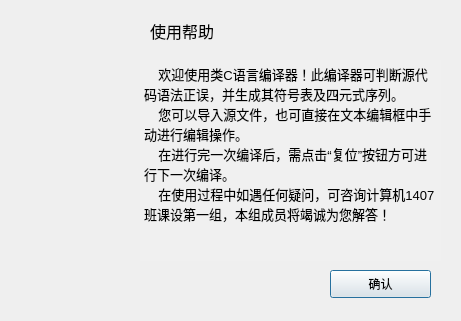
<?xml version="1.0" encoding="UTF-8"?>
<ui version="4.0">
 <class>HelpDialog</class>
 <widget class="QDialog" name="HelpDialog">
  <property name="geometry">
   <rect>
    <x>0</x>
    <y>0</y>
    <width>461</width>
    <height>321</height>
   </rect>
  </property>
  <property name="windowTitle">
   <string>Help</string>
  </property>
  <widget class="QStackedWidget" name="page">
   <property name="geometry">
    <rect>
     <x>0</x>
     <y>0</y>
     <width>461</width>
     <height>271</height>
    </rect>
   </property>
   <property name="currentIndex">
    <number>0</number>
   </property>
   <widget class="QWidget" name="help">
    <widget class="QLabel" name="label">
     <property name="geometry">
      <rect>
       <x>150</x>
       <y>10</y>
       <width>91</width>
       <height>41</height>
      </rect>
     </property>
     <property name="font">
      <font>
       <family>微软雅黑</family>
       <pointsize>12</pointsize>
       <weight>50</weight>
       <bold>false</bold>
      </font>
     </property>
     <property name="text">
      <string>使用帮助</string>
     </property>
    </widget>
    <widget class="QWidget" name="widget_2" native="true">
     <property name="geometry">
      <rect>
       <x>20</x>
       <y>20</y>
       <width>101</width>
       <height>101</height>
      </rect>
     </property>
     <property name="styleSheet">
      <string notr="true">border-image: url(:/image/Images/help.png);</string>
     </property>
    </widget>
    <widget class="QTextBrowser" name="textBrowser">
     <property name="geometry">
      <rect>
       <x>140</x>
       <y>60</y>
       <width>301</width>
       <height>201</height>
      </rect>
     </property>
     <property name="styleSheet">
      <string notr="true">background-color: rgb(240, 240, 240);</string>
     </property>
     <property name="frameShape">
      <enum>QFrame::NoFrame</enum>
     </property>
     <property name="frameShadow">
      <enum>QFrame::Sunken</enum>
     </property>
     <property name="html">
      <string>&lt;!DOCTYPE HTML PUBLIC &quot;-//W3C//DTD HTML 4.0//EN&quot; &quot;http://www.w3.org/TR/REC-html40/strict.dtd&quot;&gt;
&lt;html&gt;&lt;head&gt;&lt;meta name=&quot;qrichtext&quot; content=&quot;1&quot; /&gt;&lt;style type=&quot;text/css&quot;&gt;
p, li { white-space: pre-wrap; }
&lt;/style&gt;&lt;/head&gt;&lt;body style=&quot; font-family:'SimSun'; font-size:9pt; font-weight:400; font-style:normal;&quot;&gt;
&lt;p style=&quot; margin-top:0px; margin-bottom:0px; margin-left:0px; margin-right:0px; -qt-block-indent:0; text-indent:0px;&quot;&gt;&lt;span style=&quot; font-size:10pt;&quot;&gt;    欢迎使用类C语言编译器！此编译器可判断源代码语法正误，并生成其符号表及四元式序列。&lt;/span&gt;&lt;/p&gt;
&lt;p style=&quot; margin-top:0px; margin-bottom:0px; margin-left:0px; margin-right:0px; -qt-block-indent:0; text-indent:0px;&quot;&gt;&lt;span style=&quot; font-size:10pt;&quot;&gt;    您可以导入源文件，也可直接在文本编辑框中手动进行编辑操作。&lt;/span&gt;&lt;/p&gt;
&lt;p style=&quot; margin-top:0px; margin-bottom:0px; margin-left:0px; margin-right:0px; -qt-block-indent:0; text-indent:0px;&quot;&gt;&lt;span style=&quot; font-size:10pt;&quot;&gt;    在进行完一次编译后，需点击“复位”按钮方可进行下一次编译。&lt;/span&gt;&lt;/p&gt;
&lt;p style=&quot; margin-top:0px; margin-bottom:0px; margin-left:0px; margin-right:0px; -qt-block-indent:0; text-indent:0px;&quot;&gt;&lt;span style=&quot; font-size:10pt;&quot;&gt;    在使用过程中如遇任何疑问，可咨询计算机1407班课设第一组，本组成员将竭诚为您解答！&lt;/span&gt;&lt;/p&gt;&lt;/body&gt;&lt;/html&gt;</string>
     </property>
    </widget>
   </widget>
   <widget class="QWidget" name="about">
    <widget class="QLabel" name="label_2">
     <property name="geometry">
      <rect>
       <x>150</x>
       <y>10</y>
       <width>161</width>
       <height>41</height>
      </rect>
     </property>
     <property name="font">
      <font>
       <family>微软雅黑</family>
       <pointsize>12</pointsize>
       <weight>50</weight>
       <bold>false</bold>
      </font>
     </property>
     <property name="text">
      <string>类C语言编译器</string>
     </property>
    </widget>
    <widget class="QWidget" name="widget" native="true">
     <property name="geometry">
      <rect>
       <x>20</x>
       <y>20</y>
       <width>101</width>
       <height>101</height>
      </rect>
     </property>
     <property name="styleSheet">
      <string notr="true">border-image: url(:/image/Images/compiler.ico);</string>
     </property>
    </widget>
    <widget class="QLabel" name="label_6">
     <property name="geometry">
      <rect>
       <x>150</x>
       <y>240</y>
       <width>210</width>
       <height>16</height>
      </rect>
     </property>
     <property name="sizePolicy">
      <sizepolicy hsizetype="Expanding" vsizetype="Expanding">
       <horstretch>0</horstretch>
       <verstretch>0</verstretch>
      </sizepolicy>
     </property>
     <property name="text">
      <string>组员：苏强、杜明坤</string>
     </property>
    </widget>
    <widget class="QLabel" name="label_3">
     <property name="geometry">
      <rect>
       <x>150</x>
       <y>110</y>
       <width>288</width>
       <height>16</height>
      </rect>
     </property>
     <property name="sizePolicy">
      <sizepolicy hsizetype="Expanding" vsizetype="Expanding">
       <horstretch>0</horstretch>
       <verstretch>0</verstretch>
      </sizepolicy>
     </property>
     <property name="text">
      <string>Copyright 2016-2017 The.First.Group.</string>
     </property>
     <property name="textFormat">
      <enum>Qt::AutoText</enum>
     </property>
    </widget>
    <widget class="QLabel" name="label_4">
     <property name="geometry">
      <rect>
       <x>150</x>
       <y>140</y>
       <width>168</width>
       <height>16</height>
      </rect>
     </property>
     <property name="sizePolicy">
      <sizepolicy hsizetype="Expanding" vsizetype="Expanding">
       <horstretch>0</horstretch>
       <verstretch>0</verstretch>
      </sizepolicy>
     </property>
     <property name="text">
      <string>All rights resverved.</string>
     </property>
    </widget>
    <widget class="QLabel" name="label_5">
     <property name="geometry">
      <rect>
       <x>150</x>
       <y>180</y>
       <width>105</width>
       <height>16</height>
      </rect>
     </property>
     <property name="sizePolicy">
      <sizepolicy hsizetype="Expanding" vsizetype="Expanding">
       <horstretch>0</horstretch>
       <verstretch>0</verstretch>
      </sizepolicy>
     </property>
     <property name="lineWidth">
      <number>1</number>
     </property>
     <property name="text">
      <string>开发小组成员：</string>
     </property>
    </widget>
    <widget class="QLabel" name="label_7">
     <property name="geometry">
      <rect>
       <x>150</x>
       <y>80</y>
       <width>191</width>
       <height>16</height>
      </rect>
     </property>
     <property name="sizePolicy">
      <sizepolicy hsizetype="Expanding" vsizetype="Expanding">
       <horstretch>0</horstretch>
       <verstretch>0</verstretch>
      </sizepolicy>
     </property>
     <property name="text">
      <string>Build time: Dec 28 2016</string>
     </property>
    </widget>
    <widget class="QLabel" name="label_8">
     <property name="geometry">
      <rect>
       <x>150</x>
       <y>50</y>
       <width>88</width>
       <height>16</height>
      </rect>
     </property>
     <property name="sizePolicy">
      <sizepolicy hsizetype="Expanding" vsizetype="Expanding">
       <horstretch>0</horstretch>
       <verstretch>0</verstretch>
      </sizepolicy>
     </property>
     <property name="text">
      <string>Version 1.0</string>
     </property>
    </widget>
    <widget class="QLabel" name="label_9">
     <property name="geometry">
      <rect>
       <x>150</x>
       <y>210</y>
       <width>90</width>
       <height>16</height>
      </rect>
     </property>
     <property name="sizePolicy">
      <sizepolicy hsizetype="Expanding" vsizetype="Expanding">
       <horstretch>0</horstretch>
       <verstretch>0</verstretch>
      </sizepolicy>
     </property>
     <property name="text">
      <string>组长：杨尹豪</string>
     </property>
    </widget>
   </widget>
  </widget>
  <widget class="QPushButton" name="OK">
   <property name="geometry">
    <rect>
     <x>330</x>
     <y>270</y>
     <width>101</width>
     <height>28</height>
    </rect>
   </property>
   <property name="text">
    <string>确认</string>
   </property>
  </widget>
 </widget>
 <resources/>
 <connections/>
</ui>
